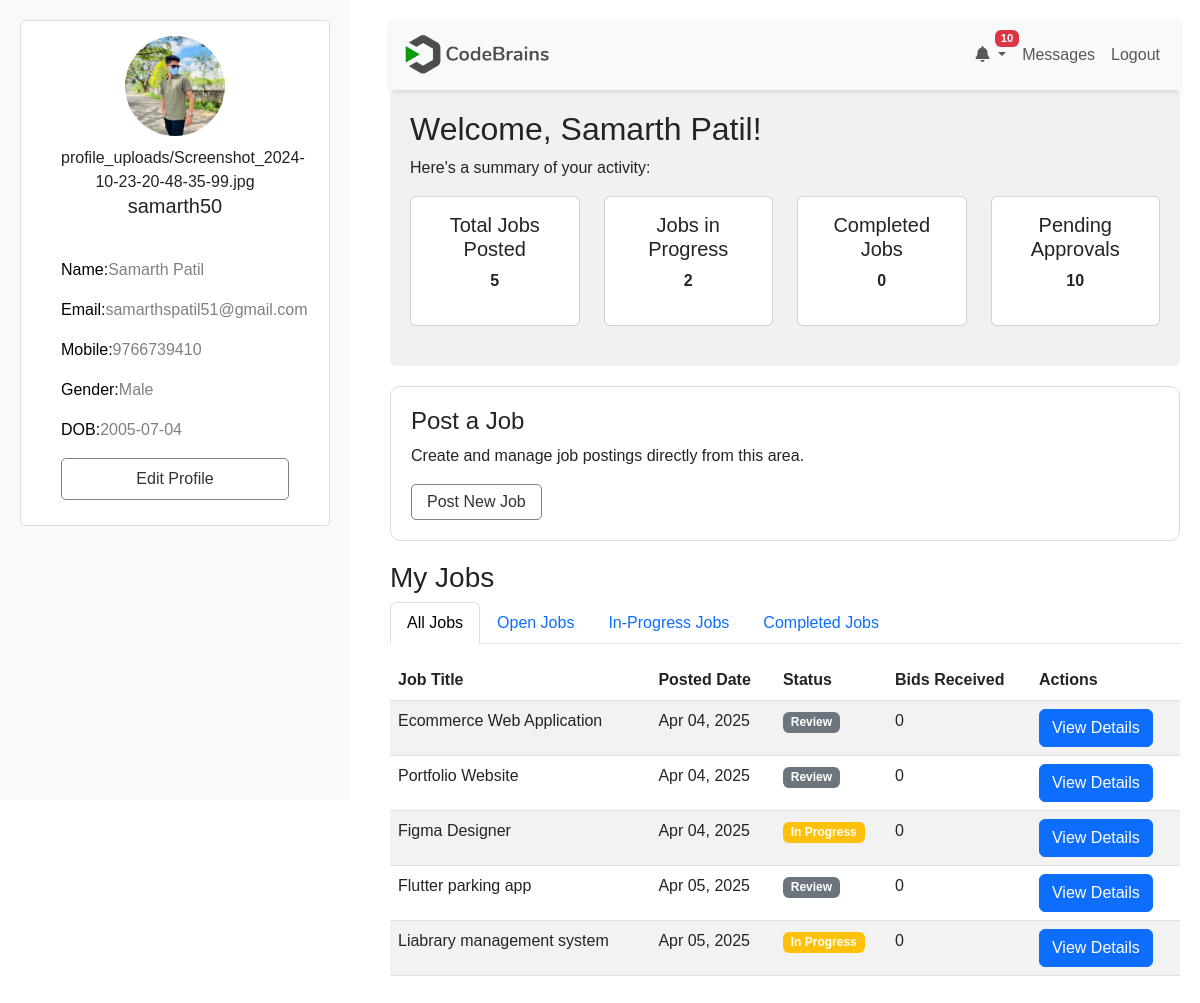
Before: /PHPUIFiles/user_dashboard.php (signed in) with the older database file.
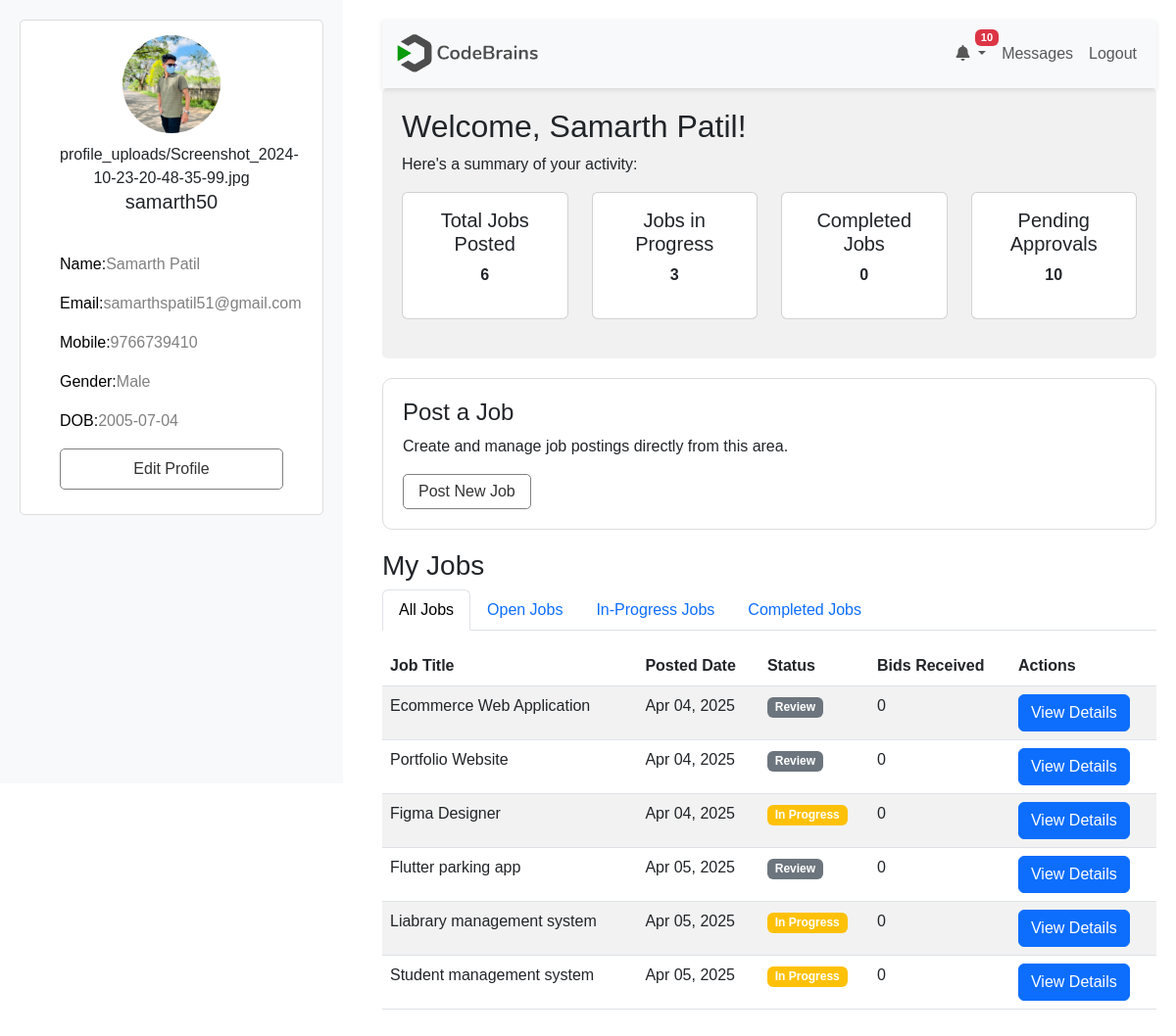
After: the same page with the newer database file.
### tables this page shows
CREATE TABLE "jobs" (
	"id"	INTEGER,
	"username"	TEXT NOT NULL,
	"job_title"	TEXT NOT NULL,
	"job_category"	NUMERIC NOT NULL,
	"job_description"	NUMERIC NOT NULL,
	"primary_skill"	TEXT NOT NULL,
	"additional_skills"	NUMERIC,
	"experience_level"	TEXT NOT NULL,
	"budget"	REAL NOT NULL,
	"deadline"	DATE NOT NULL,
	"attachments"	TEXT,
	"additional_questions"	TEXT,
	"status"	TEXT DEFAULT 'Open',
	"NoOfbidsReceived"	INTEGER DEFAULT 0,
	"posted_date"	DATETIME DEFAULT CURRENT_TIMESTAMP, user_id INTEGER,
	PRIMARY KEY("id" AUTOINCREMENT)
);

### PHPUIFiles/user_dashboard.php (the view, shortened to what the changed rows need)
<?php
$db = new SQLite3('C:\xampp\htdocs\FreelanceMarketplace\Connection\Freelance_db.db');
if (isset($_SESSION["username"])) {
    $username = $_SESSION["username"];
} else {
    header("Location: login.php");
    exit();
}
$sql = "SELECT * FROM users WHERE username='$username'";
$result = $db->query($sql);
if ($result) {
    while ($row = $result->fetchArray(SQLITE3_ASSOC)) {
        $username = $row["username"];
        $users_name = $row["users_name"];
    }
} else {
    echo "0 results";
}
$allJobsQuery = "SELECT * FROM jobs WHERE username = '$username'";
$allJobsResult = $db->query($allJobsQuery);
$totalJobsQuery = "SELECT COUNT(*) as total_jobs FROM jobs WHERE username = '$username'";
$totalJobsResult = $db->query($totalJobsQuery);
$totalJobs = $totalJobsResult->fetchArray(SQLITE3_ASSOC)['total_jobs'];
$inProgressJobsCountQuery = "SELECT COUNT(*) as in_progress_jobs FROM jobs WHERE username = '$username' AND status = 'In Progress'";
$inProgressJobsCountResult = $db->query($inProgressJobsCountQuery);
$inProgressJobsCount = $inProgressJobsCountResult->fetchArray(SQLITE3_ASSOC)['in_progress_jobs'];
?>
<!DOCTYPE html>
<html lang="en">
<head>
    <link rel="stylesheet" href="https://cdnjs.cloudflare.com/ajax/libs/font-awesome/6.0.0-beta3/css/all.min.css">
    <link rel="stylesheet" href="https://cdnjs.cloudflare.com/ajax/libs/bootstrap/5.3.0/css/bootstrap.min.css">
    <link rel="stylesheet" href="../CSS files/user-dashboard.css">
</head>
<body>
<div class="main-content">
    <div class="overview-panel">
        <h2>Welcome, <?php echo $users_name; ?>!</h2>
        <div class="row">
            <div class="col-md-3">
                <div class="card text-center">
                    <div class="card-body">
                        <p><strong><?php echo $totalJobs; ?></strong></p>
                    </div>
                </div>
            </div>
            <div class="col-md-3">
                <div class="card text-center">
                    <div class="card-body">
                        <p><strong><?php echo $inProgressJobsCount; ?></strong></p>
                    </div>
                </div>
            </div>
        </div>
    </div>
    <div id="jobs">
        <div class="tab-content mt-3">
            <div id="all-jobs" class="tab-pane fade show active">
                <table class="table table-striped">
                    <thead>
                        <tr>
                            <th>Job Title</th>
                            <th>Posted Date</th>
                            <th>Status</th>
                            <th>Bids Received</th>
                            <th>Actions</th>
                        </tr>
                    </thead>
                    <tbody>
                        <?php
                        $allJobsResult->reset();
                        while ($row = $allJobsResult->fetchArray(SQLITE3_ASSOC)) {
                            echo "<tr>
                                <td>{$row['job_title']}</td>
                                <td>" . date('M d, Y', strtotime($row['posted_date'])) . "</td>
                                <td><span class='badge bg-" .
                                    ($row['status'] == 'Open' ? 'success' :
                                    ($row['status'] == 'In Progress' ? 'warning' :
                                    ($row['status'] == 'Completed' ? 'primary' : 'secondary'))) .
                                    "'>{$row['status']}</span></td>
                                <td>{$row['NoOfbidsReceived']}</td>
                                <td>
                                    <a href='job_details.php?id={$row['id']}' class='btn btn-primary'>View Details</a>
                                </td>
                            </tr>";
                        }
                        ?>
                    </tbody>
                </table>
            </div>
        </div>
    </div>
</body>
</html>

Changed rows visible on the page:
added jobs: job_title "Student management system", posted_date "Apr 05, 2025", status "In Progress", NoOfbidsReceived "0"
Other visible differences:
$totalJobs: "5" → "6"
$inProgressJobsCount: "2" → "3"
